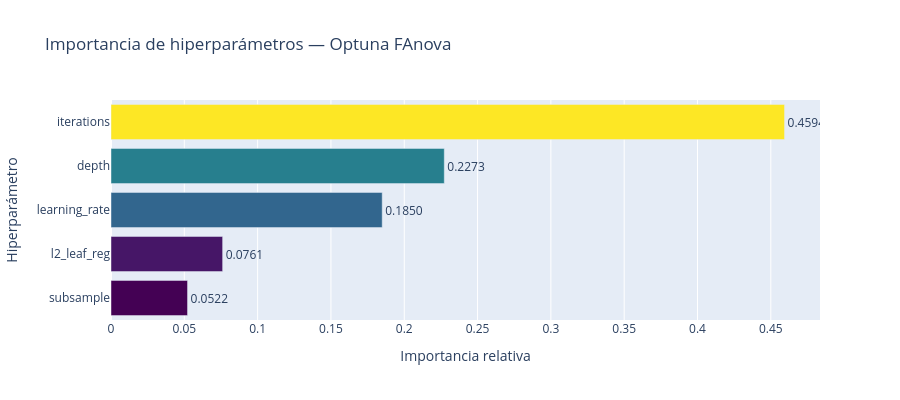

Notebook code for this chart:
### Code cell
# Importancia de hiperparámetros según Optuna
importance = optuna.importance.get_param_importances(study)
importance_df = pl.DataFrame(
    {'hyperparameter': list(importance.keys()), 'importance': list(importance.values())}
).sort('importance', descending=True)

fig = px.bar(
    importance_df,
    x='importance',
    y='hyperparameter',
    orientation='h',
    text_auto='.4f',
    color='importance',
    color_continuous_scale='Viridis',
    title='Importancia de hiperparámetros — Optuna FAnova',
    labels={'importance': 'Importancia relativa', 'hyperparameter': 'Hiperparámetro'},
)
fig.update_traces(textposition='outside')
fig.update_layout(
    yaxis={'categoryorder': 'total ascending'},
    coloraxis_showscale=False,
    height=400,
)
fig.show()

### Figure 1 — Plotly figure (JSON) as saved in the notebook; plotly's stock layout.template omitted (floating-point values rounded to 4 significant figures)
{"data": [{"hovertemplate": "Importancia relativa=%{marker.color}<br>Hiperparámetro=%{y}<extra></extra>", "legendgroup": "", "marker": {"color": [0.4594, 0.2273, 0.185, 0.07614, 0.0522], "coloraxis": "coloraxis", "pattern": {"shape": ""}}, "name": "", "orientation": "h", "showlegend": false, "textposition": "outside", "texttemplate": "%{x:.4f}", "type": "bar", "x": [0.4594, 0.2273, 0.185, 0.07614, 0.0522], "xaxis": "x", "y": ["iterations", "depth", "learning_rate", "l2_leaf_reg", "subsample"], "yaxis": "y"}], "layout": {"barmode": "relative", "coloraxis": {"colorbar": {"title": {"text": "Importancia relativa"}}, "colorscale": [[0, "#440154"], [0.1111, "#482878"], [0.2222, "#3e4989"], [0.3333, "#31688e"], [0.4444, "#26828e"], [0.5556, "#1f9e89"], [0.6667, "#35b779"], [0.7778, "#6ece58"], [0.8889, "#b5de2b"], [1, "#fde725"]], "showscale": false}, "height": 400, "legend": {"tracegroupgap": 0}, "title": {"text": "Importancia de hiperparámetros — Optuna FAnova"}, "xaxis": {"anchor": "y", "domain": [0, 1], "title": {"text": "Importancia relativa"}}, "yaxis": {"anchor": "x", "categoryorder": "total ascending", "domain": [0, 1], "title": {"text": "Hiperparámetro"}}}}
